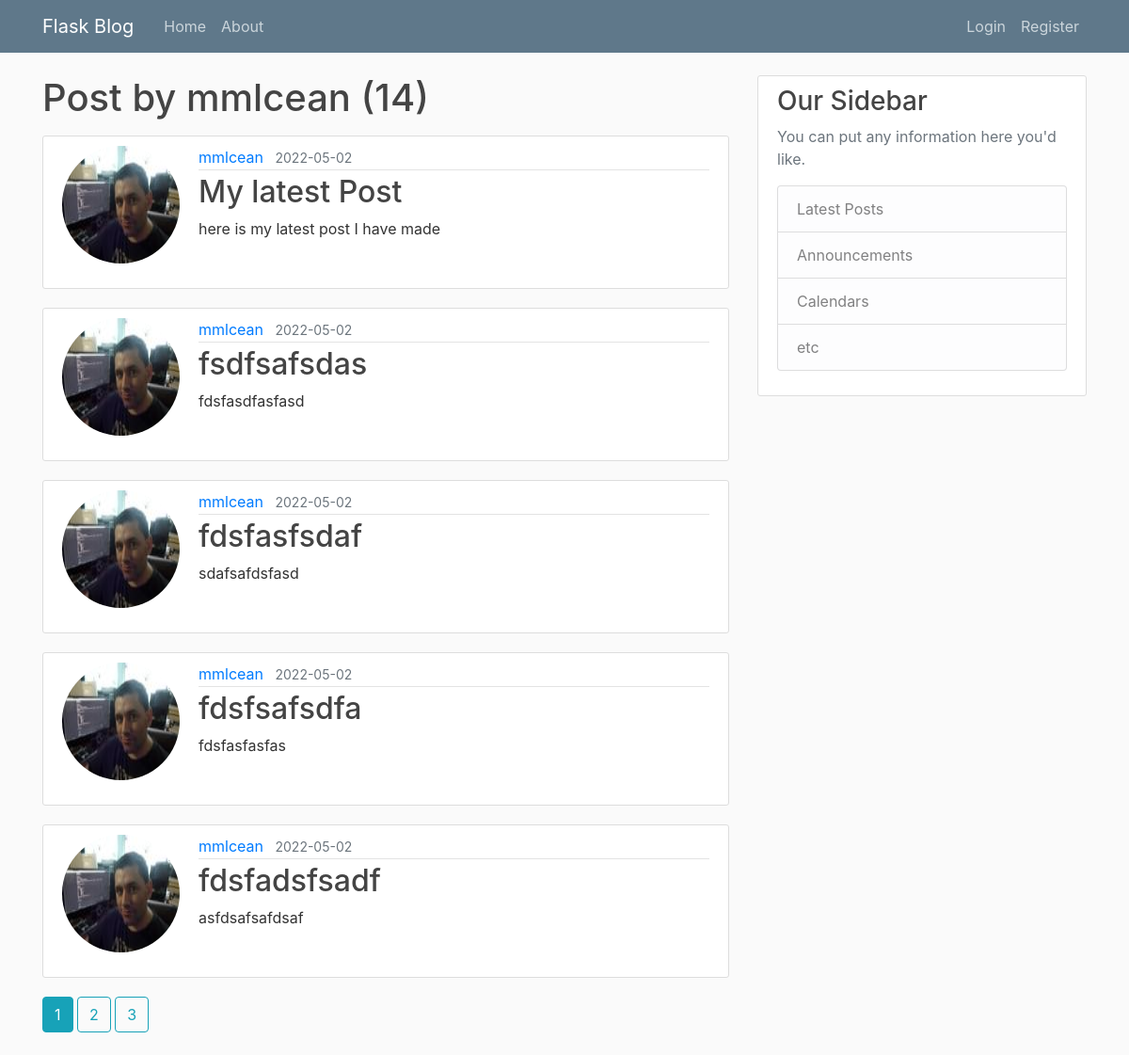
The page /user/mmlcean on the database its author committed.
### flaskblog/models.py (models this page shows, shortened)
class User(db.Model, UserMixin):
  id = db.Column(db.Integer, primary_key=True)
  username = db.Column(db.String(20), unique=True, nullable=False)
  email = db.Column(db.String(120), unique=True, nullable=False)
  image_file = db.Column(db.String(20), nullable=False, default='default.png')
  password = db.Column(db.String(60), nullable=False)
  posts = db.relationship('Post', backref='author', lazy=True)

class Post(db.Model):
  id = db.Column(db.Integer, primary_key=True)
  title = db.Column(db.String(100), nullable=False)
  date_posted = db.Column(db.DateTime, nullable=False, default=datetime.utcnow)
  content = db.Column(db.Text, nullable=False)
  user_id = db.Column(db.Integer, db.ForeignKey('user.id'), nullable=False)

### flaskblog/routes.py (the view)
@app.route("/user/<string:username>")
def user_posts(username):
  page = request.args.get('page', 1, type=int)
  user = User.query.filter_by(username=username).first_or_404()
  posts = Post.query.filter_by(author=user)\
    .order_by(Post.date_posted.desc())\
    .paginate(page=page, per_page=5, )
  return render_template("user_posts.html", posts=posts, user=user)

### flaskblog/templates/user_posts.html
{% extends "layout.html" %} {% block content %}
  <h1 class="mb-3">Post by {{ user.username }} ({{ posts.total }})</h1>
{% for post in posts.items %}
<article class="media content-section">
	<img src="{{ url_for('static', filename='profile_pics/' + post.author.image_file) }}" alt="" class="rounded-circle article-image account-img">
	<div class="media-body">
		<div class="article-metadata">
			<a class="mr-2" href="{{ url_for('user_posts', username=post.author.username) }}">{{ post.author.username }}</a>
			<small class="text-muted">{{ post.date_posted.strftime("%Y-%m-%d") }}</small>
		</div>
		<h2><a class="article-title" href="{{ url_for('post', post_id=post.id) }}">{{ post.title }}</a></h2>
		<p class="article-content">{{ post.content }}</p>
	</div>
</article>
{% endfor %}
		{% for page_num in posts.iter_pages(left_edge=1, right_edge=1, left_current=1, right_current=2) %}
		{% if page_num %}
			{% if posts.page == page_num %}
					<a class="btn btn-info mb-4" href="{{ url_for('user_posts', username=user.username, page=page_num) }}">{{ page_num }}</a>
			{% else %}
				<a class="btn btn-outline-info mb-4" href="{{ url_for('user_posts', username=user.username, page=page_num) }}">{{ page_num }}</a>
			{% endif %}
			{% else %}
			...
		{% endif %}
	{% endfor %}
{% endblock content %}

### flaskblog/static/css/main.css (style rules this page uses)
body { background: #fafafa; color: #333333; margin-top: 5rem; }
h1, h2, h3, h4, h5, h6 { color: #444444; }
.content-section { background: #ffffff; padding: 10px 20px; border: 1px solid #dddddd; border-radius: 3px; margin-bottom: 20px; }
.article-title { color: #444444; }
.article-content { white-space: pre-line; }
.article-metadata { padding-bottom: 1px; margin-bottom: 4px; border-bottom: 1px solid #e3e3e3; }
.account-img { height: 125px; width: 125px; margin-right: 20px; margin-bottom: 16px; }

### rows shown on the page
User: username "mmlcean"
Post: image_file (picture), author.username "mmlcean", date_posted "2022-05-02", title "My latest Post", content "here is my latest post I have made"
Post: image_file (picture), author.username "mmlcean", date_posted "2022-05-02", title "fsdfsafsdas", content "fdsfasdfasfasd"
Post: image_file (picture), author.username "mmlcean", date_posted "2022-05-02", title "fdsfasfsdaf", content "sdafsafdsfasd"
Post: image_file (picture), author.username "mmlcean", date_posted "2022-05-02", title "fdsfsafsdfa", content "fdsfasfasfas"
Post: image_file (picture), author.username "mmlcean", date_posted "2022-05-02", title "fdsfadsfsadf", content "asfdsafsafdsaf"

### other values the page prints
{{ posts.total }} "14"
{{ page_num }} "1"
{{ page_num }} "2" "3"
